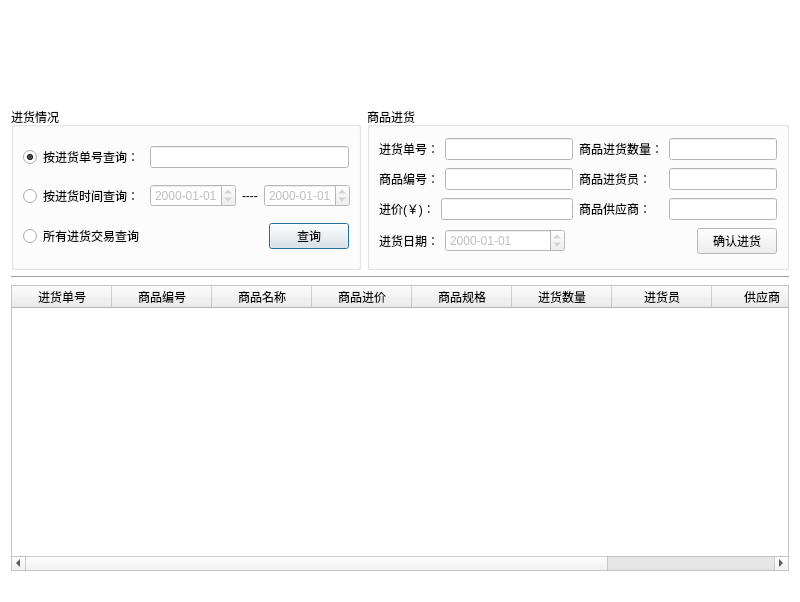
<?xml version="1.0" encoding="UTF-8"?>
<ui version="4.0">
 <class>StockClass</class>
 <widget class="QDialog" name="StockClass">
  <property name="geometry">
   <rect>
    <x>0</x>
    <y>0</y>
    <width>800</width>
    <height>602</height>
   </rect>
  </property>
  <property name="minimumSize">
   <size>
    <width>800</width>
    <height>602</height>
   </size>
  </property>
  <property name="maximumSize">
   <size>
    <width>800</width>
    <height>602</height>
   </size>
  </property>
  <property name="palette">
   <palette>
    <active>
     <colorrole role="Base">
      <brush brushstyle="SolidPattern">
       <color alpha="255">
        <red>255</red>
        <green>255</green>
        <blue>255</blue>
       </color>
      </brush>
     </colorrole>
     <colorrole role="Window">
      <brush brushstyle="SolidPattern">
       <color alpha="255">
        <red>255</red>
        <green>255</green>
        <blue>255</blue>
       </color>
      </brush>
     </colorrole>
    </active>
    <inactive>
     <colorrole role="Base">
      <brush brushstyle="SolidPattern">
       <color alpha="255">
        <red>255</red>
        <green>255</green>
        <blue>255</blue>
       </color>
      </brush>
     </colorrole>
     <colorrole role="Window">
      <brush brushstyle="SolidPattern">
       <color alpha="255">
        <red>255</red>
        <green>255</green>
        <blue>255</blue>
       </color>
      </brush>
     </colorrole>
    </inactive>
    <disabled>
     <colorrole role="Base">
      <brush brushstyle="SolidPattern">
       <color alpha="255">
        <red>255</red>
        <green>255</green>
        <blue>255</blue>
       </color>
      </brush>
     </colorrole>
     <colorrole role="Window">
      <brush brushstyle="SolidPattern">
       <color alpha="255">
        <red>255</red>
        <green>255</green>
        <blue>255</blue>
       </color>
      </brush>
     </colorrole>
    </disabled>
   </palette>
  </property>
  <property name="windowTitle">
   <string>进货管理</string>
  </property>
  <property name="windowIcon">
   <iconset resource="management.qrc">
    <normaloff>:/Management/Resources/ico.ico</normaloff>:/Management/Resources/ico.ico</iconset>
  </property>
  <layout class="QVBoxLayout" name="verticalLayout">
   <item>
    <widget class="QLabel" name="label">
     <property name="minimumSize">
      <size>
       <width>0</width>
       <height>90</height>
      </size>
     </property>
     <property name="text">
      <string/>
     </property>
    </widget>
   </item>
   <item>
    <layout class="QHBoxLayout" name="horizontalLayout_7">
     <item>
      <widget class="QGroupBox" name="groupBox_4">
       <property name="minimumSize">
        <size>
         <width>0</width>
         <height>163</height>
        </size>
       </property>
       <property name="maximumSize">
        <size>
         <width>350</width>
         <height>16777215</height>
        </size>
       </property>
       <property name="title">
        <string>进货情况</string>
       </property>
       <layout class="QVBoxLayout" name="verticalLayout_13">
        <item>
         <layout class="QHBoxLayout" name="horizontalLayout_17">
          <item>
           <widget class="QRadioButton" name="importID_search_stock_RBTN">
            <property name="text">
             <string>按进货单号查询：</string>
            </property>
            <property name="checked">
             <bool>true</bool>
            </property>
           </widget>
          </item>
          <item>
           <widget class="QLineEdit" name="importID_search_stock_LE"/>
          </item>
         </layout>
        </item>
        <item>
         <layout class="QHBoxLayout" name="horizontalLayout_18">
          <item>
           <widget class="QRadioButton" name="importTime_search_stock_RBTN">
            <property name="text">
             <string>按进货时间查询：</string>
            </property>
           </widget>
          </item>
          <item>
           <layout class="QHBoxLayout" name="horizontalLayout_13">
            <item>
             <widget class="QDateTimeEdit" name="importTimeStart_search_stock_DTE">
              <property name="enabled">
               <bool>false</bool>
              </property>
              <property name="displayFormat">
               <string>yyyy-MM-dd</string>
              </property>
             </widget>
            </item>
            <item>
             <widget class="QLabel" name="label_12">
              <property name="text">
               <string>----</string>
              </property>
             </widget>
            </item>
            <item>
             <widget class="QDateTimeEdit" name="importTimeEnd_search_stock_DTE">
              <property name="enabled">
               <bool>false</bool>
              </property>
              <property name="dateTime">
               <datetime>
                <hour>23</hour>
                <minute>59</minute>
                <second>59</second>
                <year>2000</year>
                <month>1</month>
                <day>1</day>
               </datetime>
              </property>
              <property name="displayFormat">
               <string>yyyy-MM-dd</string>
              </property>
             </widget>
            </item>
           </layout>
          </item>
         </layout>
        </item>
        <item>
         <layout class="QHBoxLayout" name="horizontalLayout_14">
          <item>
           <widget class="QRadioButton" name="importAll_search_stock_RBTN">
            <property name="text">
             <string>所有进货交易查询</string>
            </property>
           </widget>
          </item>
          <item>
           <spacer name="horizontalSpacer_6">
            <property name="orientation">
             <enum>Qt::Horizontal</enum>
            </property>
            <property name="sizeHint" stdset="0">
             <size>
              <width>40</width>
              <height>20</height>
             </size>
            </property>
           </spacer>
          </item>
          <item>
           <widget class="QPushButton" name="search_search_stock_BTN">
            <property name="text">
             <string>查询</string>
            </property>
           </widget>
          </item>
         </layout>
        </item>
       </layout>
      </widget>
     </item>
     <item>
      <widget class="QGroupBox" name="groupBox_3">
       <property name="minimumSize">
        <size>
         <width>0</width>
         <height>163</height>
        </size>
       </property>
       <property name="title">
        <string>商品进货</string>
       </property>
       <layout class="QGridLayout" name="gridLayout">
        <item row="0" column="0">
         <layout class="QHBoxLayout" name="horizontalLayout">
          <item>
           <widget class="QLabel" name="label_16">
            <property name="text">
             <string>进货单号：</string>
            </property>
           </widget>
          </item>
          <item>
           <widget class="QLineEdit" name="importID_import_stock_LE">
            <property name="text">
             <string/>
            </property>
           </widget>
          </item>
         </layout>
        </item>
        <item row="0" column="1">
         <layout class="QHBoxLayout" name="horizontalLayout_4">
          <item>
           <widget class="QLabel" name="label_8">
            <property name="text">
             <string>商品进货数量：</string>
            </property>
           </widget>
          </item>
          <item>
           <widget class="QLineEdit" name="goodsCount_import_stock_LE"/>
          </item>
         </layout>
        </item>
        <item row="1" column="0">
         <layout class="QHBoxLayout" name="horizontalLayout_2">
          <item>
           <widget class="QLabel" name="label_7">
            <property name="text">
             <string>商品编号：</string>
            </property>
           </widget>
          </item>
          <item>
           <widget class="QLineEdit" name="goodsID_import_stock_LE"/>
          </item>
         </layout>
        </item>
        <item row="1" column="1">
         <layout class="QHBoxLayout" name="horizontalLayout_5">
          <item>
           <widget class="QLabel" name="label_13">
            <property name="minimumSize">
             <size>
              <width>84</width>
              <height>0</height>
             </size>
            </property>
            <property name="text">
             <string>商品进货员：</string>
            </property>
           </widget>
          </item>
          <item>
           <widget class="QLineEdit" name="goodsSpecs_import_stock_LE">
            <property name="enabled">
             <bool>false</bool>
            </property>
           </widget>
          </item>
         </layout>
        </item>
        <item row="2" column="0">
         <layout class="QHBoxLayout" name="horizontalLayout_3">
          <item>
           <widget class="QLabel" name="label_9">
            <property name="text">
             <string>进价(￥)：</string>
            </property>
           </widget>
          </item>
          <item>
           <widget class="QLineEdit" name="goodsPrice_import_stock_LE"/>
          </item>
         </layout>
        </item>
        <item row="2" column="1">
         <layout class="QHBoxLayout" name="horizontalLayout_6">
          <item>
           <widget class="QLabel" name="label_11">
            <property name="minimumSize">
             <size>
              <width>84</width>
              <height>0</height>
             </size>
            </property>
            <property name="text">
             <string>商品供应商：</string>
            </property>
           </widget>
          </item>
          <item>
           <widget class="QLineEdit" name="goodsSource_import_stock_LE"/>
          </item>
         </layout>
        </item>
        <item row="3" column="0" colspan="2">
         <layout class="QHBoxLayout" name="horizontalLayout_8">
          <item>
           <widget class="QLabel" name="label_10">
            <property name="text">
             <string>进货日期：</string>
            </property>
           </widget>
          </item>
          <item>
           <widget class="QDateTimeEdit" name="goodsTime_import_stock_DTE">
            <property name="enabled">
             <bool>false</bool>
            </property>
            <property name="minimumSize">
             <size>
              <width>120</width>
              <height>0</height>
             </size>
            </property>
            <property name="displayFormat">
             <string>yyyy-MM-dd</string>
            </property>
           </widget>
          </item>
          <item>
           <layout class="QHBoxLayout" name="horizontalLayout_15">
            <item>
             <spacer name="horizontalSpacer_5">
              <property name="orientation">
               <enum>Qt::Horizontal</enum>
              </property>
              <property name="sizeHint" stdset="0">
               <size>
                <width>40</width>
                <height>20</height>
               </size>
              </property>
             </spacer>
            </item>
            <item>
             <widget class="QPushButton" name="import_import_stock_BTN">
              <property name="text">
               <string>确认进货</string>
              </property>
             </widget>
            </item>
           </layout>
          </item>
         </layout>
        </item>
       </layout>
      </widget>
     </item>
    </layout>
   </item>
   <item>
    <widget class="Line" name="line_2">
     <property name="frameShadow">
      <enum>QFrame::Sunken</enum>
     </property>
     <property name="lineWidth">
      <number>1</number>
     </property>
     <property name="orientation">
      <enum>Qt::Horizontal</enum>
     </property>
    </widget>
   </item>
   <item>
    <widget class="QTableWidget" name="goodsInfo_stock_TBW">
     <property name="toolTip">
      <string/>
     </property>
     <property name="statusTip">
      <string/>
     </property>
     <property name="whatsThis">
      <string/>
     </property>
     <property name="editTriggers">
      <set>QAbstractItemView::NoEditTriggers</set>
     </property>
     <property name="selectionBehavior">
      <enum>QAbstractItemView::SelectRows</enum>
     </property>
     <attribute name="horizontalHeaderStretchLastSection">
      <bool>true</bool>
     </attribute>
     <attribute name="verticalHeaderVisible">
      <bool>false</bool>
     </attribute>
     <column>
      <property name="text">
       <string>进货单号</string>
      </property>
     </column>
     <column>
      <property name="text">
       <string>商品编号</string>
      </property>
     </column>
     <column>
      <property name="text">
       <string>商品名称</string>
      </property>
     </column>
     <column>
      <property name="text">
       <string>商品进价</string>
      </property>
     </column>
     <column>
      <property name="text">
       <string>商品规格</string>
      </property>
     </column>
     <column>
      <property name="text">
       <string>进货数量</string>
      </property>
     </column>
     <column>
      <property name="text">
       <string>进货员</string>
      </property>
     </column>
     <column>
      <property name="text">
       <string>供应商</string>
      </property>
     </column>
     <column>
      <property name="text">
       <string>进货时间</string>
      </property>
     </column>
    </widget>
   </item>
   <item>
    <widget class="QLabel" name="status_stock_LB">
     <property name="text">
      <string/>
     </property>
    </widget>
   </item>
  </layout>
 </widget>
 <resources>
  <include location="management.qrc"/>
 </resources>
 <connections/>
</ui>
